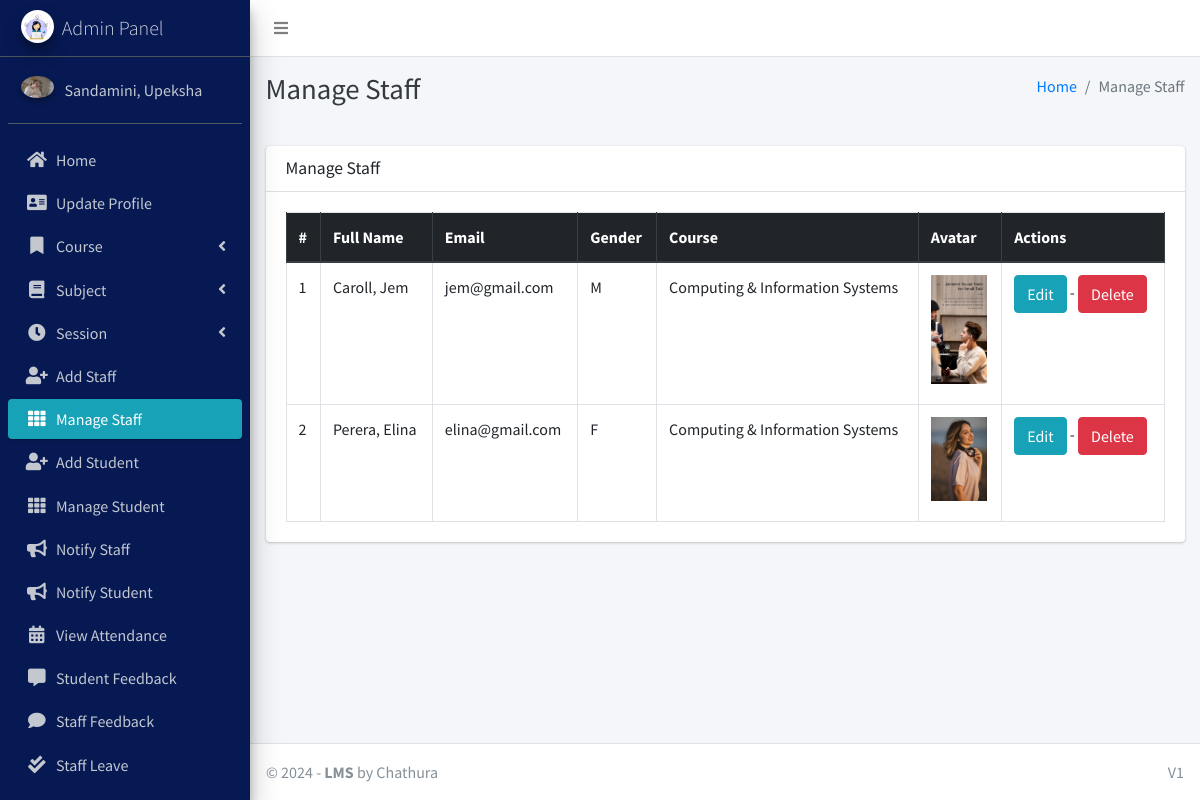
Page /staff/manage/ (signed in) on the committed database.
### main_app/models.py (models this page shows, shortened)
class CustomUser(AbstractUser):
    USER_TYPE = ((1, "HOD"), (2, "Staff"), (3, "Student"))
    GENDER = [("M", "Male"), ("F", "Female")]
    username = None  # Removed username, using email instead
    email = models.EmailField(unique=True)
    user_type = models.CharField(default=1, choices=USER_TYPE, max_length=1)
    gender = models.CharField(max_length=1, choices=GENDER)
    profile_pic = models.ImageField()
    address = models.TextField()
    fcm_token = models.TextField(default="")  # For firebase notifications
    created_at = models.DateTimeField(auto_now_add=True)
    updated_at = models.DateTimeField(auto_now=True)
    USERNAME_FIELD = "email"
    REQUIRED_FIELDS = []
    objects = CustomUserManager()
    def __str__(self):
        return self.last_name + ", " + self.first_name

class Staff(models.Model):
    course = models.ForeignKey(Course, on_delete=models.DO_NOTHING, null=True, blank=False)
    admin = models.OneToOneField(CustomUser, on_delete=models.CASCADE)

class Course(models.Model):
    name = models.CharField(max_length=120)
    created_at = models.DateTimeField(auto_now_add=True)
    updated_at = models.DateTimeField(auto_now=True)

### main_app/hod_views.py (the view)
# urls.py: path("staff/manage/", hod_views.manage_staff, name='manage_staff'),
def manage_staff(request):
    allStaff = CustomUser.objects.filter(user_type=2)
    context = {
        'allStaff': allStaff,
        'page_title': 'Manage Staff'
    }
    return render(request, "hod_template/manage_staff.html", context)

### main_app/templates/hod_template/manage_staff.html
{% extends 'main_app/base.html' %}
{% load static %}
{% block page_title %}{{page_title}}{% endblock page_title %}
{% block content %}
<section class="content">
    <div class="container-fluid">
        <div class="row">
            <div class="col-md-12">
                <div class="card">
                    <div class="card-header">
                        <h3 class="card-title">{{page_title}}</h3>
                    </div>
                    <div class="card-body">
                        <table id="example2" class="table table-bordered table-hover">
                            <thead class="thead-dark">
                                <tr>
                                    <th>#</th>
                                    <th>Full Name</th>
                                    <th>Email</th>
                                    <th>Gender</th>
                                    <th>Course</th>
                                    <th>Avatar</th>
                                    <th>Actions</th>
                                </tr>
                            </thead>
                            <tbody>
                                {% for staff in allStaff %}
                                <tr>
                                    <td>{{ forloop.counter }}</td>
                                    <td>{{staff.last_name}}, {{staff.first_name}}</td>
                                    <td>{{staff.email}}</td>
                                    <td>{{staff.gender}}</td>
                                    <td>{{staff.staff.course.name}}</td>
                                    <td>
                                        {% if staff.profile_pic == ""  %}
                                        No Image
                                        {% else %}
                                        <img class="img img-fluid mb-2" height="56" width="56"
                                            src="{{staff.profile_pic}}" alt="">
                                        {% endif %}
                                    </td>
                                    <td>
                                        <a href="{% url 'edit_staff' staff.staff.id %}" class="btn btn-info">Edit</a> -
                                        <a href="{% url 'delete_staff' staff.staff.id %}" class="btn btn-danger" onclick="return confirm('Are you sure about this ?')">Delete</a>
                                    </td>
                                </tr>
                                {% endfor %}
                            </tbody>
                        </table>
                    </div>
                </div>
            </div>
        </div>
    </div>
</section>
{% endblock content %}

### main_app/templates/main_app/sidebar_template.html (shortened to what this page needs)
{% load static %}
<aside class="main-sidebar sidebar-dark-info elevation-4">
    {% if request.user.user_type == '1' %}
    <a href="{% url 'admin_home' %}" class="brand-link">
        <img src="{% static 'dist/img/cmsl.png' %} " alt="AdminLTE Logo"
            class="brand-image img-circle elevation-3" >
        <span class="brand-text font-weight-light">Admin Panel</span>
    </a>
    <div class="sidebar">
        <div class="user-panel mt-3 pb-3 mb-3 d-flex">
            <div class="image">
                <img src="{{ request.user.profile_pic}}" class="img-circle elevation-2" alt="User Image">
            </div>
            <div class="info">
                <a href="#" class="d-block">{{user}}</a>
            </div>
        </div>
        <nav class="mt-2">
            <ul class="nav nav-pills nav-sidebar flex-column" data-widget="treeview" role="menu" data-accordion="false">
                <li class="nav-item">
                    {% url 'admin_home' as admin_home %}
                    <a href="{{admin_home}}" class="nav-link {% if admin_home == request.path %} active {% endif %}">
                        <i class="nav-icon fas fa-home"></i>
                        <p>
                            Home
                        </p>
                    </a>
                </li>
                <li class="nav-item">
                    {% url 'admin_view_profile' as admin_view_profile %}
                    <a href="{{admin_view_profile}}"
                        class="nav-link {% if admin_view_profile == request.path %} active {% endif %}">
                        <i class="nav-icon fas fa-address-card"></i>
                        <p>
                            Update Profile
                        </p>
                    </a>
                </li>
                <li class="nav-item has-treeview">
                    <a href="#" class="nav-link">
                        <i class="nav-icon fas fa-bookmark"></i>
                        <p>
                            Course
                            <i class="fas fa-angle-left right"></i>
                        </p>
                    </a>
                </li>
                <li class="nav-item has-treeview">
                    <a href="#" class="nav-link">
                        <i class="nav-icon fas fa-book"></i>
                        <p>
                            Subject
                            <i class="fas fa-angle-left right"></i>
                        </p>
                    </a>
                </li>
                <li class="nav-item has-treeview">
                    <a href="#" class="nav-link">
                        <i class="nav-icon fas fa-clock"></i>
                        <p>
                            Session
                            <i class="fas fa-angle-left right"></i>
                        </p>
                    </a>
                </li>
                <li class="nav-item">
                    {% url 'add_staff' as add_staff %}
                    <a href="{{add_staff}}" class="nav-link {% if add_staff == request.path %} active {% endif %}">
                        <i class="nav-icon fas fa-user-plus"></i>
                        <p>
                            Add Staff
                        </p>
                    </a>
                </li>
                <li class="nav-item">
                    {% url 'manage_staff' as manage_staff %}
                    {% url 'edit_staff' staff_id as edit_staff %}
                    <a href="{{manage_staff}}"
                        class="nav-link {% if manage_staff == request.path or request.path == edit_staff %} active {% endif %}">
                        <i class="nav-icon fas fa-th"></i>
                        <p>
                            Manage Staff
                        </p>
                    </a>
                </li>
                <li class="nav-item">
                    {% url 'add_student' as add_student%}
                    <a href="{{add_student}}" class="nav-link  {% if add_student == request.path %} active {% endif %}">
                        <i class="nav-icon fas fa-user-plus"></i>
                        <p>
                            Add Student
                        </p>
                    </a>
                </li>
                <li class="nav-item">
                    {% url 'manage_student' as manage_student %}
                    {% url 'edit_student' student_id as edit_student %}
                    <a href="{{manage_student}}"
                        class="nav-link  {% if edit_student == request.path or manage_student == request.path %} active {% endif %}">
                        <i class="nav-icon fas fa-th"></i>
                        <p>
                            Manage Student
                        </p>
                    </a>
                </li>
                <li class="nav-item">
                    {% url 'admin_notify_staff' as admin_notify_staff %}
                    <a href="{{admin_notify_staff}}"
                        class="nav-link {% if admin_notify_staff == request.path %} active {% endif %}">
                        <i class="nav-icon fas fa-bullhorn"></i>
                        <p>
                            Notify Staff
                        </p>
                    </a>
                </li>
                <li class="nav-item">
                    {% url 'admin_notify_student' as admin_notify_student %}
                    <a href="{{admin_notify_student}}"
                        class="nav-link {% if admin_notify_student == request.path %} active {% endif %}">
                        <i class="nav-icon fas fa-bullhorn"></i>
                        <p>
                            Notify Student
                        </p>
                    </a>
                </li>
                <li class="nav-item">
                    {% url 'admin_view_attendance' as admin_view_attendance %}
                <li class="nav-item">
                    <a href="{{admin_view_attendance}}"
                        class="nav-link  {% if admin_view_attendance == request.path %} active {% endif %}">
                        <i class="nav-icon fas fa-calendar-alt"></i>
                        <p>
                            View Attendance
                        </p>
                    </a>
                </li>
                <li class="nav-item">
                    {% url 'student_feedback_message' as student_feedback_message %}
                    <a href="{{ student_feedback_message }}"
                        class="nav-link  {% if student_feedback_message == request.path %} active {% endif %}">
                        <i class="nav-icon fas fa-comment-alt"></i>
                        <p>
                            Student Feedback
                        </p>
                    </a>
                </li>
                <li class="nav-item">
                    {% url 'staff_feedback_message' as staff_feedback_message %}
                    <a href="{{staff_feedback_message}}"
                        class="nav-link   {% if staff_feedback_message == request.path %} active {% endif %}">
                        <i class="nav-icon fas fa-comment"></i>
                        <p>
                            Staff Feedback
                        </p>
                    </a>
                </li>
                <li class="nav-item">
                    {% url 'view_staff_leave' as view_staff_leave %}
                    <a href="{{view_staff_leave}}"
                        class="nav-link  {% if view_staff_leave == request.path %} active {% endif %}">
                        <i class="nav-icon fas fa-check-double"></i>
                        <p>
                            Staff Leave
                        </p>
                    </a>
                </li>
                <li class="nav-item">
                    {% url 'view_student_leave' as view_student_leave %}
                    <a href="{% url 'view_student_leave' %}"
                        class="nav-link  {% if view_student_leave == request.path %} active {% endif %}">
                    </a>
                </li>
                                        {% endif %}
                                    </ul>
                                </nav>
                            </div>
</aside>

### rows in the picture
CustomUser: user.profile_pic (picture), last_name+first_name "Sandamini, Upeksha"
CustomUser: last_name "Caroll", first_name "Jem", email "jem@gmail.com", gender "M", staff.course.name "Computing & Information Systems", profile_pic (picture)
CustomUser: last_name "Perera", first_name "Elina", email "elina@gmail.com", gender "F", staff.course.name "Computing & Information Systems", profile_pic (picture)

### other values in the picture
{{ page_title }} "Manage Staff"
